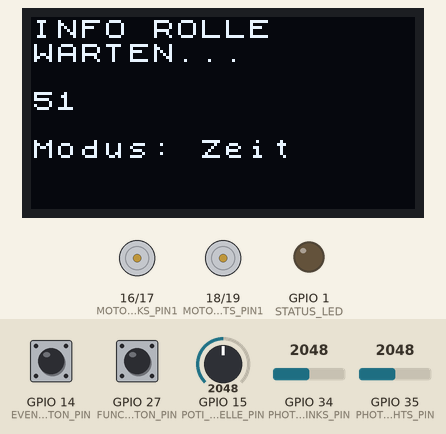
Bench run of a sketch on a simulated ESP32. Parts: 128×64 one-colour display, motor-driver pin pairs drawn as motors (green arrow = first pin HIGH = forward, orange = second pin HIGH = backward, longer = more drive, scaled by the enable pin), output pins drawn as LEDs (lit = HIGH). The inputs (shaded band) are chosen by the test bench; at power-on: GPIO 14 (EVENT_BUTTON_PIN) HIGH, GPIO 27 (FUNC_BUTTON_PIN) HIGH, GPIO 15 (POTI_SCHWELLE_PIN) = 2048, GPIO 34 (PHOTO_LINKS_PIN) = 2048, GPIO 35 (PHOTO_RECHTS_PIN) = 2048. EEPROM starts erased; what the sketch prints to the serial monitor is not drawn.

Above: at 1.2 s.
1.3 s: GPIO 14 (EVENT_BUTTON_PIN) pulled LOW for 0.15 s
At 3.8 s:
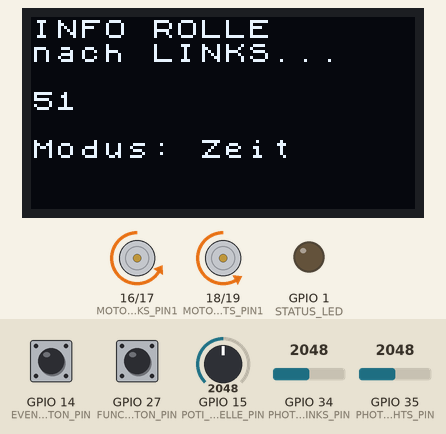
4.4 s: GPIO 27 (FUNC_BUTTON_PIN) pulled LOW for 0.15 s
At 6.0 s:
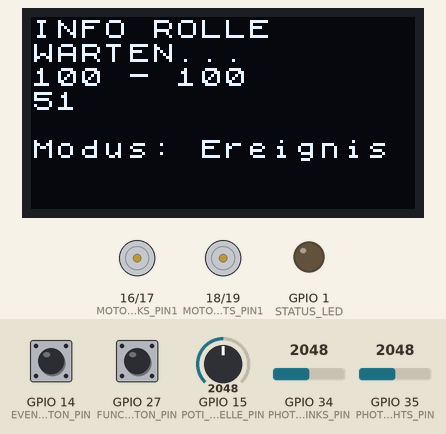
6.6 s: GPIO 27 (FUNC_BUTTON_PIN) pulled LOW for 1 s
At 8.9 s:
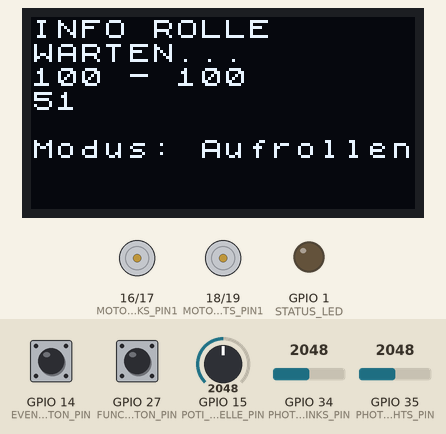
10.6 s: GPIO 15 (POTI_SCHWELLE_PIN) set to 3986
At 12.0 s:
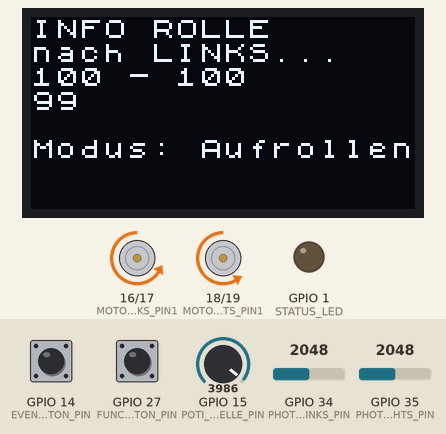
13.1 s: GPIO 15 (POTI_SCHWELLE_PIN) set to 4040
At 15.9 s:
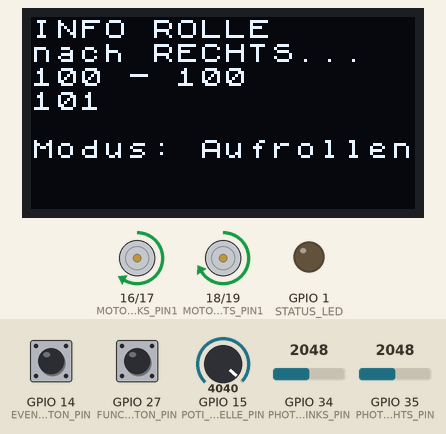
16.1 s: GPIO 34 (PHOTO_LINKS_PIN) set to 1960
At 18.9 s:
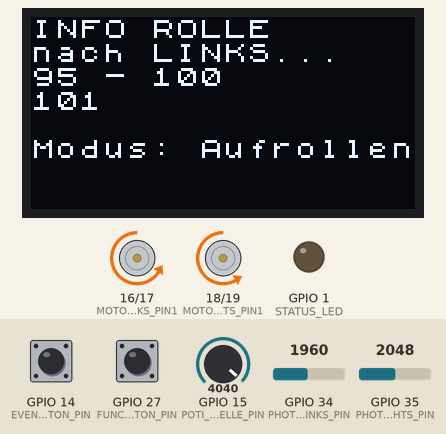
Timing chart, 0 to 19.6 s (numbered marks = the images above; inputs shaded):
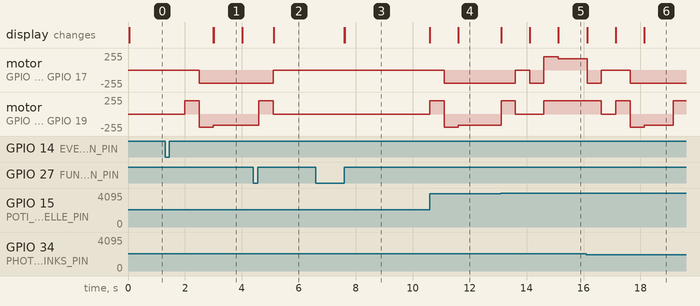

The sketch:

InfoRolle.ino
```cpp
#include <Preferences.h>

//#include <U8g2lib.h>
#include <U8x8lib.h>
#ifdef U8X8_HAVE_HW_SPI
#include <SPI.h>
#endif
#ifdef U8X8_HAVE_HW_I2C
#include <Wire.h>
#endif

#include "protothreads.h"

// U8G2_SSD1306_128X64_NONAME_F_SW_I2C display(U8G2_R0, /* clock=*/ SCL, /* data=*/ SDA, /* reset=*/ U8X8_PIN_NONE); // WORKS!
// U8G2_SSD1306_128X64_NONAME_F_HW_I2C display(U8G2_R0, /* reset=*/ U8X8_PIN_NONE, /* clock=*/ SCL, /* data=*/ SDA);

U8X8_SSD1306_128X64_NONAME_HW_I2C display(/* reset=*/ U8X8_PIN_NONE, /* clock=*/ SCL, /* data=*/ SDA);
//U8X8_SSD1306_96X16_ER_HW_I2C display(/* reset=*/ U8X8_PIN_NONE, /* clock=*/ SCL, /* data=*/ SDA);
//U8G2_SH1106_128X64_NONAME_F_HW_I2C display(U8G2_R0, /* reset=*/ U8X8_PIN_NONE);

typedef enum {
  LINKS_AUFROLLEN = 0, RECHTS_AUFROLLEN, WARTEN, FEHLER
} RolleStatus;

typedef enum {
  ZEIT_GESTEUERT = 0, EREIGNIS_GESTEUERT, SAUBER_AUFROLLEN
} RolleModus;

#include "StatusLog.h"
#include "RollenSensor.h"
#include "RollenMotor.h"
#include "EventRegister.h"

#define MOTOR_LINKS_PIN1 16
#define MOTOR_LINKS_PIN2 17
#define MOTOR_LINKS_PWM  5
#define MOTOR_LINKS_GESCHW 0

#define MOTOR_RECHTS_PIN1 18
#define MOTOR_RECHTS_PIN2 19
#define MOTOR_RECHTS_PWM  4
#define MOTOR_RECHTS_GESCHW 1

#define MOTOR_V_AUFROLLEN 200
#define MOTOR_V_ANLAUFEN 200
#define MOTOR_V_ABROLLEN 170
//#define MOTOR_V_ANLAUFEN 0
//#define MOTOR_V_ABROLLEN 0

#define POTI_SCHWELLE_PIN  15
#define PHOTO_LINKS_PIN   34
#define PHOTO_RECHTS_PIN  35
#define EVENT_BUTTON_PIN  14
#define FUNC_BUTTON_PIN  27
#define STATUS_LED    1

#define CFG_INFOROLLE "inforolle"
#define CFG_NAECHSTE_RICHTUNG_LINKS "richtungL"

#define AUTO_AKTIVIERUNG_INTERVALL 20000
#define MAX_BAND_ABSCHNITT_LAUFZEIT 12000

RollenSensor rollenSensor(PHOTO_LINKS_PIN, PHOTO_RECHTS_PIN);
RolleStatus rollenStatus = WARTEN;
RolleModus rollenModus = ZEIT_GESTEUERT;
RollenMotor motorLinks(MOTOR_LINKS_PIN2, MOTOR_LINKS_PIN1, MOTOR_LINKS_GESCHW);
RollenMotor motorRechts(MOTOR_RECHTS_PIN1, MOTOR_RECHTS_PIN2, MOTOR_RECHTS_GESCHW);
Preferences preferences;
pt ptLogStatus;
unsigned long activatedAt = 0;
unsigned long lastRunEventAt = 0;
int numberErrors = 0;
boolean motorActive;
bool naechsteRichtungLinks;
int streifenSchwelle;
EventRegister funcBtnReg = EventRegister();

void setup() {
  Serial.begin(115200);
  Serial.println("");
  Serial.println("        ___  __      __   __             ___ ");
  Serial.println("| |\\ | |__  /  \\    |__) /  \\ |    |    |__  ");
  Serial.println("| | \\| |    \\__/    |  \\ \\__/ |___ |___ |___ ");

  display.begin();
  display.setFont(u8x8_font_chroma48medium8_r);
  display.drawString(0, 0, "INFO ROLLE");

  PT_INIT(&ptLogStatus);
  pinMode(STATUS_LED, OUTPUT);

  pinMode(PHOTO_LINKS_PIN, INPUT);
  pinMode(PHOTO_RECHTS_PIN, INPUT);

  pinMode(MOTOR_LINKS_PIN1, OUTPUT);
  pinMode(MOTOR_LINKS_PIN2, OUTPUT);
  pinMode(MOTOR_LINKS_PWM, OUTPUT);
  ledcSetup(0, 30000, 8);
  ledcAttachPin(MOTOR_LINKS_PWM, MOTOR_LINKS_GESCHW);

  pinMode(MOTOR_RECHTS_PIN1, OUTPUT);
  pinMode(MOTOR_RECHTS_PIN2, OUTPUT);
  pinMode(MOTOR_RECHTS_PWM, OUTPUT);
  ledcSetup(1, 30000, 8);
  ledcAttachPin(MOTOR_RECHTS_PWM, MOTOR_RECHTS_GESCHW);

  deactivateMotor();

  pinMode(EVENT_BUTTON_PIN, INPUT_PULLUP);
  pinMode(FUNC_BUTTON_PIN, INPUT_PULLUP);
  pinMode(POTI_SCHWELLE_PIN, INPUT);

  preferences.begin(CFG_INFOROLLE, false);
  naechsteRichtungLinks = preferences.getBool(CFG_NAECHSTE_RICHTUNG_LINKS, true);
  preferences.end();
  Serial.printf("Nächste Drehrichtung: %s\n", (naechsteRichtungLinks? "LINKS" : "RECHTS"));
}

// the loop function runs over and over again forever
void loop() {
  PT_SCHEDULE(printStatus(rollenStatus, &ptLogStatus));
  displayRolleStatus(rollenStatus);
  displayRolleModus(rollenModus);
  streifenSchwelle = readDisplayStreifenSchwelle();

  if (rollenStatus == FEHLER) {
    return;
  }

  if (buttonPressed(FUNC_BUTTON_PIN)) {
    funcBtnReg.registerEvent();
    deactivateMotor();
    rollenModus = static_cast<RolleModus>((rollenModus+1) % 3);
    return;
  }
  if (funcBtnReg.registeredLessThanSecAgo(3)) {
    return;
  }
  funcBtnReg.clearEvent();

  switch(rollenModus) {
    case ZEIT_GESTEUERT:
    case EREIGNIS_GESTEUERT:
      loopNormalModus();
      break;

    case SAUBER_AUFROLLEN:
      loopSauberAufrollenModus();
      break;
  }

}

void loopSauberAufrollenModus() {
  if (!isMotorActive()) {
    activateMotor();
    delay(1000); // 1 Sek Band laufen lassen, damit wir keine Streifen lesen
  }
  if (!rollenSensor.istKalibriert()) {
    rollenSensor.kalibrierungsMessung();
    return;
  }

  StreifenStatus streifen = rollenSensor.leseStreifen(rollenStatus, streifenSchwelle);
  if (streifen == ZWEI) {
    Serial.println("ZWEI Streifen erkannt!");
    deactivateMotor();
    rollenSensor.resetKalibrierung();
    setRichtungswechsel();
    delay(500);
  }
}

void loopNormalModus() {
  if (!isMotorActive()) {
    if (runEventTriggered()) {
      delay(500);
      activateMotor();
      delay(1000); // 1 Sek Band laufen lassen, damit wir keine Streifen lesen
    }
    return;
  }

  //
  // => Ab hier wissen wir dass Motor aktiv ist
  //

  if (buttonPressed(EVENT_BUTTON_PIN)) {
    deactivateMotor();
  }

  if (activeSinceMs() > MAX_BAND_ABSCHNITT_LAUFZEIT) {
    Serial.println("Kein Streifen nach max Abschnittlaufzeit erkannt!");
    errorDetected();
    return;
  }

  if (!rollenSensor.istKalibriert()) {
    rollenSensor.kalibrierungsMessung();
    return;
  }

  StreifenStatus streifen = rollenSensor.leseStreifen(rollenStatus, streifenSchwelle);
  if (streifen == KEIN) {
    return;

  } else if (streifen == EIN) {
    Serial.println("EIN Streifen erkannt!");
    deactivateMotor();
    rollenSensor.resetKalibrierung();

  } else if (streifen == ZWEI) {
    Serial.println("ZWEI Streifen erkannt!");
    deactivateMotor();
    rollenSensor.resetKalibrierung();
    setRichtungswechsel();

  } else {
    // FEHLER
    Serial.println("Sensor-Fehler!");
    errorDetected();
  }
}

void setRichtungswechsel() {
    Serial.println("Richtungswechsel!");
    naechsteRichtungLinks = !naechsteRichtungLinks;
    preferences.begin(CFG_INFOROLLE, false);
    preferences.putBool(CFG_NAECHSTE_RICHTUNG_LINKS, naechsteRichtungLinks);
    preferences.end();
}

boolean runEventTriggered() {
  unsigned long curMs = millis();

  if (buttonPressed(EVENT_BUTTON_PIN)) {
    lastRunEventAt = curMs;
    return true;
  }

  // Autoaktivierung nach Zeitintervall
  if(curMs - lastRunEventAt > AUTO_AKTIVIERUNG_INTERVALL) {
    lastRunEventAt = curMs;
    return true;
  }

  return false;
}

boolean buttonPressed(int buttonPin) {
  int buttonRead = digitalRead(buttonPin);
  if (buttonRead == HIGH) {
    return false;
  }
  do {
    delay(100);
    buttonRead = digitalRead(buttonPin);
  } while(buttonRead == LOW);

  Serial.printf("Button %d pressed!\n", buttonPin);

  return true;
}

void errorDetected() {
    Serial.println("FEHLER!");
    deactivateMotor();
    rollenSensor.resetKalibrierung();
    setRichtungswechsel();
    if (numberErrors > 1) {
      rollenStatus = FEHLER;
    }
    numberErrors++;
}

int readDisplayStreifenSchwelle() {
  int schwelleNormalisiert = (analogRead(POTI_SCHWELLE_PIN) / 4000.0) * 100.0;
  displayStatus(3, String(schwelleNormalisiert));
  return schwelleNormalisiert;
}

boolean isMotorActive() {
  return motorActive;
}

long activeSinceMs() {
  if (!isMotorActive()) {
    return 0L;
  }
  return millis() - activatedAt;
}

void activateMotor() {
  if (motorActive || rollenStatus == FEHLER) {
    return;
  }

  Serial.println("Activate Motor!");
  if (naechsteRichtungLinks) {
    // Motor Rechts etwas aufrollen
    motorRechts.aufrollen(MOTOR_V_AUFROLLEN);
    delay(500);

    // Motor Links voll ziehen
    motorLinks.aufrollen(MOTOR_V_AUFROLLEN);

    // Motor Rechts anlaufen und dann langsam schieben
    motorRechts.abrollen(MOTOR_V_ANLAUFEN);
    delay(500);
    motorRechts.abrollen(MOTOR_V_ABROLLEN);

    rollenStatus = LINKS_AUFROLLEN;

  } else {
    // Motor Links etwas aufrollen
    motorLinks.aufrollen(MOTOR_V_AUFROLLEN);
    delay(500);

    // Motor Rechts voll ziehen
    motorRechts.aufrollen(MOTOR_V_AUFROLLEN);

    // Motor Links anlaufen und dann langsam schieben
    motorLinks.abrollen(MOTOR_V_ANLAUFEN);
    delay(500);
    motorLinks.abrollen(MOTOR_V_ABROLLEN);

    rollenStatus = RECHTS_AUFROLLEN;
  }

  displayRolleStatus(rollenStatus);

  motorActive = true;
  activatedAt = millis();
}

void deactivateMotor() {
  Serial.println("Deactivate Motor!");
  // Papierband straffen!
  if (rollenStatus == LINKS_AUFROLLEN) {
    motorRechts.aufrollen(MOTOR_V_AUFROLLEN);
    delay(500);

  } else if (rollenStatus == RECHTS_AUFROLLEN) {
    motorLinks.aufrollen(MOTOR_V_AUFROLLEN);
    delay(500);
  }

  motorLinks.aus();
  motorRechts.aus();

  motorActive = false;
  rollenStatus = WARTEN;
}
```

RollenMotor.h
```cpp
typedef enum {
  AUS, AUFROLLEN, ABROLLEN
} RollenMotorStatus;

/**
 * RollenMotor
 */
class RollenMotor {
  private:
    int pinStrom1;
    int pinStrom2;
    int pinGeschwindigkeit;
    RollenMotorStatus status;

  public:
    RollenMotor(int pinMotorStrom1, int pinMotorStrom2, int pinMotorGeschwindigkeit) {
      pinStrom1 = pinMotorStrom1;
      pinStrom2 = pinMotorStrom2;
      pinGeschwindigkeit = pinMotorGeschwindigkeit;
      status = AUS;
    }

    void aus() {
      ledcWrite(pinGeschwindigkeit, 0);
      digitalWrite(pinStrom1, LOW);
      digitalWrite(pinStrom2, LOW);
    }

    void aufrollen(int geschwindigkeit) {
      if (status != AUFROLLEN) {
        aus();
      }
      digitalWrite(pinStrom1, HIGH);
      digitalWrite(pinStrom2, LOW);
      ledcWrite(pinGeschwindigkeit, geschwindigkeit);
      status = AUFROLLEN;
    }

    void abrollen(int geschwindigkeit) {
      if (status != ABROLLEN) {
        aus();
      }
      digitalWrite(pinStrom1, LOW);
      digitalWrite(pinStrom2, HIGH);
      ledcWrite(pinGeschwindigkeit, geschwindigkeit);
      status = ABROLLEN;
    }
};
```

RollenSensor.h
```cpp
#include "SamplingLog.h"

typedef enum {
  KEIN, EIN, ZWEI, SENSOR_FEHLER
} StreifenStatus;

/**
 * RollenSensor
 */
class RollenSensor {
  private:
    int pinLinks;
    int pinRechts;
    int kalibrierungsMessungen = 0;
    int maxLinks = 2000;
    int maxRechts = 2000;
    float kalibrierungLinks = 0;
    float kalibrierungRechts = 0;
    unsigned long letzterStreifenMillis = 0L;

    void logMessung(int messungLinks, int messungRechts) {
      String messungLog = String(messungLinks);
      messungLog += " - ";
      messungLog += messungRechts;
      displayStatus(2, messungLog);
    }

  public:
    RollenSensor(int pinDiodeLinks, int pinDiodeRechts) {
      pinLinks = pinDiodeLinks;
      pinRechts = pinDiodeRechts;
    }

    boolean istKalibriert() {
      return kalibrierungLinks != 0 && kalibrierungRechts != 0;
    }

    void kalibrierungsMessung() {
      int messungLinks = analogRead(pinLinks);
      int messungRechts = analogRead(pinRechts);
      maxLinks = max(maxLinks, messungLinks);
      maxRechts = max(maxRechts, messungRechts);
      kalibrierungsMessungen++;

      if (kalibrierungsMessungen >= 20) {
        kalibrierungLinks = 100.0 / ((float)maxLinks);
        kalibrierungRechts = 100.0 / ((float)maxRechts);
      }
    }

    void resetKalibrierung() {
      kalibrierungLinks = 0;
      kalibrierungRechts = 0;
      kalibrierungsMessungen = 0;
    }

    int leseLinks() {
      if (istKalibriert()) {
        return analogRead(pinLinks) * kalibrierungLinks;
      }
      return 100;
    }

    int leseRechts() {
      if (istKalibriert()) {
        return analogRead(pinRechts) * kalibrierungRechts;
      }
      return 100;
    }

    StreifenStatus leseStreifen(RolleStatus status, int streifenSchwelleProzent) {
      int photoLinks = leseLinks();
      int photoRechts = leseRechts();
      logMessung(photoLinks, photoRechts);
      boolean linksDunkel = photoLinks < streifenSchwelleProzent;
      boolean rechtsDunkel = photoRechts < streifenSchwelleProzent;

      if (linksDunkel && rechtsDunkel) {
        letzterStreifenMillis = 0L;
        return ZWEI;
      }

      unsigned long curMillis = millis();
      if (letzterStreifenMillis && ((curMillis - letzterStreifenMillis) > 1000)) {
        letzterStreifenMillis = 0L;
        return SENSOR_FEHLER;
      }

      if (status == LINKS_AUFROLLEN) {
        if (rechtsDunkel) {
          letzterStreifenMillis = millis();
          return KEIN;
        }
        if (linksDunkel) {
          letzterStreifenMillis = 0L;
          return EIN;
        }
      } else if (status == RECHTS_AUFROLLEN) {
        if (linksDunkel) {
          letzterStreifenMillis = millis();
          return KEIN;
        }
        if (rechtsDunkel) {
          letzterStreifenMillis = 0L;
          return EIN;
        }
      }

      // Wenn wir hier sind, dann dreht sich aktuell die Rolle nicht
      return (linksDunkel || rechtsDunkel)? EIN : KEIN;
    }

};
```

SamplingLog.h
```cpp
#include <U8x8lib.h>

String lastLog;
unsigned long lastLogTime;
unsigned long relogTime = 2000L;


void doLog(String log, unsigned long logTime) {
  lastLogTime = logTime;
  lastLog = log;
  Serial.println(log);
}


void samplingLog(String log) {
  unsigned long curTime = millis();
  //if (lastLog!=NULL && lastLog.equals(log)) {
    if (lastLogTime + relogTime <= curTime) {
      doLog(log, curTime);
    }
  // } else {
  //     doLog(log, curTime);
  // }
}
```

StatusLog.h
```cpp
#include "protothreads.h"

char *rolleStatusToString(RolleStatus status) {
    switch (status) {
      case WARTEN:
        return "WARTEN...";

      case FEHLER:
        return "FEHLER...";

      case LINKS_AUFROLLEN:
        return "nach LINKS...";

      case RECHTS_AUFROLLEN:
        return "nach RECHTS...";
    }
}

char *rolleModusToString(RolleModus modus) {
    switch (modus) {
      case ZEIT_GESTEUERT:
        return "Modus: Zeit";

      case EREIGNIS_GESTEUERT:
        return "Modus: Ereignis";

      case SAUBER_AUFROLLEN:
        return "Modus: Aufrollen";
    }
}

int printStatus(RolleStatus status, struct pt* pt) {
 PT_BEGIN(pt);

  while(true) {
    PT_SLEEP(pt, 1000);
    Serial.println(rolleStatusToString(status));
    PT_SLEEP(pt, 1000);
  }

  PT_END(pt);
}

RolleStatus lastDisplayStatus;

int displayStatus(RolleStatus status, struct pt* pt) {
 PT_BEGIN(pt);

  while(true) {
    PT_SLEEP(pt, 100);
    if (status != lastDisplayStatus) {
      display.clearLine(1);
      display.drawString(0, 1, rolleStatusToString(status));
      lastDisplayStatus = status;
    }
  }

  PT_END(pt);
}

String displayStatusStrings[20];

void displayStatus(int row, String status) {
  if (status != displayStatusStrings[row]) {
    displayStatusStrings[row] = status;
    display.clearLine(row);
    display.drawString(0, row, status.c_str());
  }
}

void displayRolleStatus(RolleStatus status) {
  displayStatus(1, rolleStatusToString(status));
}

void displayRolleModus(RolleModus modus) {
  displayStatus(5, rolleModusToString(modus));
}

void displayLog(String log) {
  display.clearLine(8);
  display.drawString(0, 8, log.c_str());
}
```

EventRegister.h
```cpp
/**
 * EventRegister
 */
class EventRegister {
  private:
    unsigned long timeMs;

  public:
    EventRegister() {
    }

    void registerEvent() {
      timeMs = millis();
    }

    bool hasEvent() {
      return timeMs == 0;
    }

    bool registeredLessThanSecAgo(int sekunden) {
      if (hasEvent()) {
        return false;
      }
      unsigned long curMs = millis();
      return (curMs - timeMs) <= (sekunden * 1000ul);
    }

    void clearEvent() {
      timeMs = 0;
    }
};
```

Measured:
- the behaviour switches between 4039 and 4040 on GPIO 15 (POTI_SCHWELLE_PIN) (found by bisection; images 4 and 5)
- after the input at 1.3 s, motor on GPIO 16 (MOTOR_LINKS_PIN1) / GPIO 17 (MOTOR_LINKS_PIN2): stopped → backward 199/255 after 1.2 s; motor on GPIO 18 (MOTOR_RECHTS_PIN1) / GPIO 19 (MOTOR_RECHTS_PIN2): stopped → forward 199/255 after 0.70 s, → backward 199/255 0.50 s later, → backward 169/255 0.50 s later
- after the input at 4.4 s, motor on GPIO 16 (MOTOR_LINKS_PIN1) / GPIO 17 (MOTOR_LINKS_PIN2): backward 199/255 → stopped after 0.70 s; motor on GPIO 18 (MOTOR_RECHTS_PIN1) / GPIO 19 (MOTOR_RECHTS_PIN2): backward 169/255 → forward 199/255 after 0.20 s, → stopped 0.50 s later; the display: changes after 0.71 s (image 2)
- after the input at 6.6 s, the display: first changes after 1.0 s (image 3 shows a later state)
- what the display in image 1 shows lasts 1.0 s, from 3.0 s to 4.0 s
